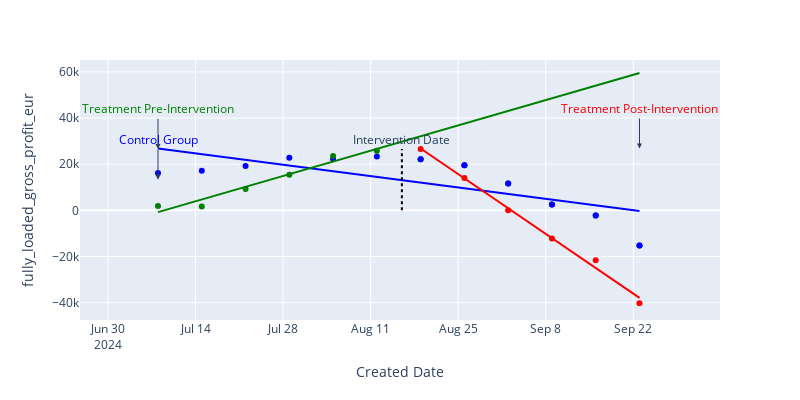
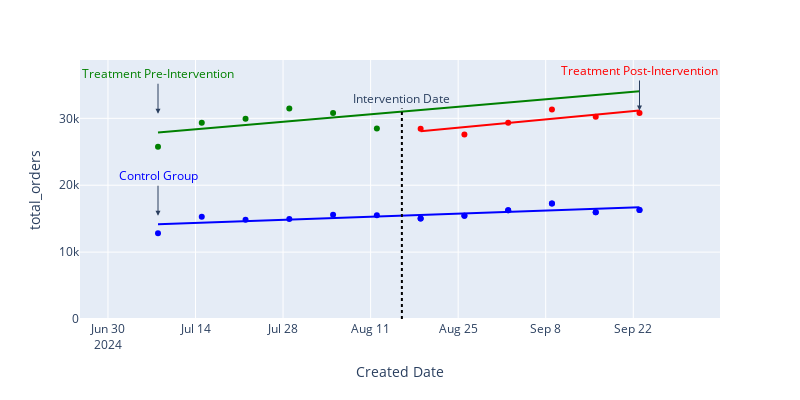
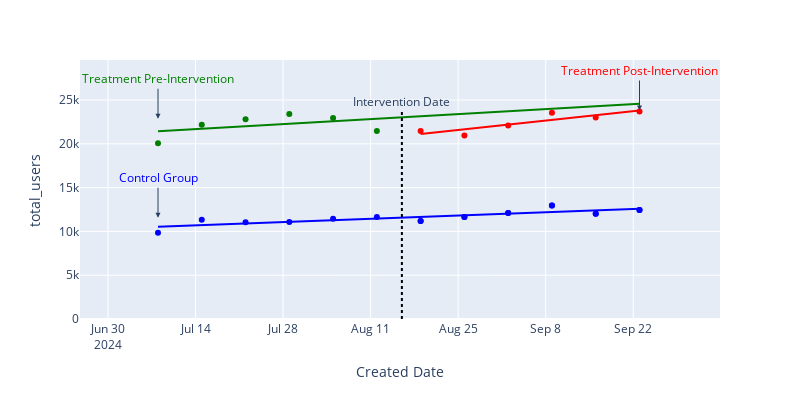
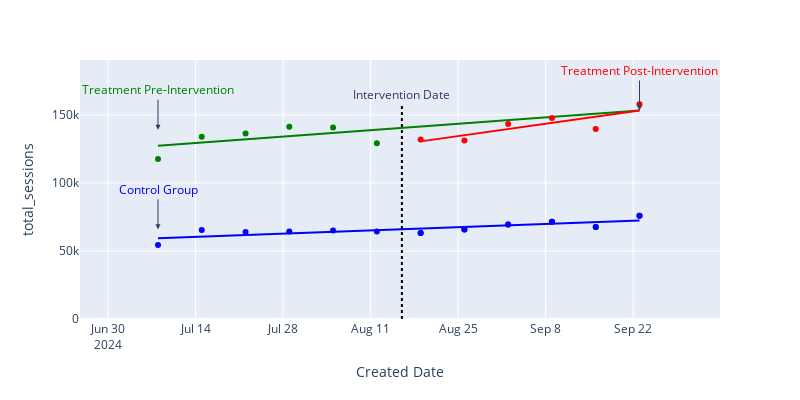

The cell these charts' notebook holds for them, in order:
### Code cell
aggregation = 'week'
yvar = ['fully_loaded_gross_profit_eur','total_orders','total_users','total_sessions','gfv_eur']
intervention = '2024-08-16'

for y in yvar:
    plot_did(final_df,intervention, y,aggregation)

### Figure 1 — Plotly figure (JSON) as saved in the notebook; plotly's stock layout.template omitted (floating-point values rounded to 4 significant figures)
{"data": [{"hovertemplate": "week=%{x}<br>fully_loaded_gross_profit_eur=%{y}<extra></extra>", "legendgroup": "", "marker": {"color": "blue", "symbol": "circle"}, "mode": "markers", "name": "", "orientation": "v", "showlegend": false, "type": "scatter", "x": ["2024-08-19T00:00:00", "2024-08-26T00:00:00", "2024-09-02T00:00:00", "2024-09-09T00:00:00", "2024-09-16T00:00:00", "2024-09-23T00:00:00", "2024-07-08T00:00:00", "2024-07-15T00:00:00", "2024-07-22T00:00:00", "2024-07-29T00:00:00", "2024-08-05T00:00:00", "2024-08-12T00:00:00"], "xaxis": "x", "y": [22200.0, 19490.0, 11690.0, 2559.0, -2269.0, -15270.0, 16140.0, 17200.0, 19200.0, 22810.0, 22210.0, 23340.0], "yaxis": "y"}, {"hovertemplate": "<b>OLS trendline</b><br>fully_loaded_gross_profit_eur = -0.00405898 * week + 7.00984e+06<br>R<sup>2</sup>=0.531043<br><br>week=%{x}<br>fully_loaded_gross_profit_eur=%{y} <b>(trend)</b><extra></extra>", "legendgroup": "Overall Trendline", "line": {"color": "blue"}, "mode": "lines", "name": "Overall Trendline", "showlegend": true, "type": "scatter", "x": ["2024-07-08T00:00:00", "2024-07-15T00:00:00", "2024-07-22T00:00:00", "2024-07-29T00:00:00", "2024-08-05T00:00:00", "2024-08-12T00:00:00", "2024-08-19T00:00:00", "2024-08-26T00:00:00", "2024-09-02T00:00:00", "2024-09-09T00:00:00", "2024-09-16T00:00:00", "2024-09-23T00:00:00"], "xaxis": "x", "y": [26780.0, 24320.0, 21870.0, 19410.0, 16960.0, 14500.0, 12050.0, 9593.0, 7138.0, 4683.0, 2228.0, -226.9], "yaxis": "y"}, {"hovertemplate": "week=%{x}<br>fully_loaded_gross_profit_eur=%{y}<extra></extra>", "legendgroup": "", "marker": {"color": "blue", "symbol": "circle"}, "mode": "markers", "name": "", "orientation": "v", "showlegend": false, "type": "scatter", "x": ["2024-08-19T00:00:00", "2024-08-26T00:00:00", "2024-09-02T00:00:00", "2024-09-09T00:00:00", "2024-09-16T00:00:00", "2024-09-23T00:00:00"], "xaxis": "x", "y": [22200.0, 19490.0, 11690.0, 2559.0, -2269.0, -15270.0], "yaxis": "y"}, {"hovertemplate": "week=%{x}<br>fully_loaded_gross_profit_eur=%{y}<extra></extra>", "legendgroup": "", "marker": {"color": "green", "symbol": "circle"}, "mode": "markers", "name": "", "orientation": "v", "showlegend": false, "type": "scatter", "x": ["2024-07-08T00:00:00", "2024-07-15T00:00:00", "2024-07-22T00:00:00", "2024-07-29T00:00:00", "2024-08-05T00:00:00", "2024-08-12T00:00:00"], "xaxis": "x", "y": [1850.0, 1658.0, 9239.0, 15480.0, 23530.0, 25840.0], "yaxis": "y"}, {"hovertemplate": "week=%{x}<br>predicted_pre=%{y}<extra></extra>", "legendgroup": "", "line": {"color": "green", "dash": "solid"}, "marker": {"symbol": "circle"}, "mode": "lines", "name": "", "orientation": "v", "showlegend": false, "type": "scatter", "x": ["2024-07-08T00:00:00", "2024-07-15T00:00:00", "2024-07-22T00:00:00", "2024-07-29T00:00:00", "2024-08-05T00:00:00", "2024-08-12T00:00:00", "2024-08-19T00:00:00", "2024-08-26T00:00:00", "2024-09-02T00:00:00", "2024-09-09T00:00:00", "2024-09-16T00:00:00", "2024-09-23T00:00:00"], "xaxis": "x", "y": [-767.6, 4712.0, 10190.0, 15670.0, 21150.0, 26630.0, 32110.0, 37590.0, 43070.0, 48550.0, 54030.0, 59510.0], "yaxis": "y"}, {"hovertemplate": "week=%{x}<br>fully_loaded_gross_profit_eur=%{y}<extra></extra>", "legendgroup": "", "marker": {"color": "red", "symbol": "circle"}, "mode": "markers", "name": "", "orientation": "v", "showlegend": false, "type": "scatter", "x": ["2024-08-19T00:00:00", "2024-08-26T00:00:00", "2024-09-02T00:00:00", "2024-09-09T00:00:00", "2024-09-16T00:00:00", "2024-09-23T00:00:00"], "xaxis": "x", "y": [26590.0, 14010.0, 56.67, -12180.0, -21630.0, -40240.0], "yaxis": "y"}, {"hovertemplate": "week=%{x}<br>predicted_post=%{y}<extra></extra>", "legendgroup": "", "line": {"color": "red", "dash": "solid"}, "marker": {"symbol": "circle"}, "mode": "lines", "name": "", "orientation": "v", "showlegend": false, "type": "scatter", "x": ["2024-08-19T00:00:00", "2024-08-26T00:00:00", "2024-09-02T00:00:00", "2024-09-09T00:00:00", "2024-09-16T00:00:00", "2024-09-23T00:00:00"], "xaxis": "x", "y": [26810.0, 13860.0, 909.9, -12040.0, -24990.0, -37940.0], "yaxis": "y"}], "layout": {"annotations": [{"showarrow": false, "text": "Intervention Date", "x": "2024-08-16", "y": 26590.0, "yshift": 10}, {"arrowhead": 2, "ax": 0, "ay": -40, "font": {"color": "green"}, "showarrow": true, "text": "Treatment Pre-Intervention", "x": "2024-07-08T00:00:00", "y": 26630.0}, {"arrowhead": 2, "ax": 0, "ay": -40, "font": {"color": "red"}, "showarrow": true, "text": "Treatment Post-Intervention", "x": "2024-09-23T00:00:00", "y": 26810.0}, {"arrowhead": 2, "ax": 0, "ay": -40, "font": {"color": "blue"}, "showarrow": true, "text": "Control Group", "x": "2024-07-08T00:00:00", "y": 13270.0}], "height": 400, "legend": {"title": {"text": "Group"}, "tracegroupgap": 0}, "margin": {"t": 60}, "shapes": [{"line": {"color": "Black", "dash": "dot", "width": 2}, "type": "line", "x0": "2024-08-16", "x1": "2024-08-16", "y0": 0, "y1": 26590.0}], "showlegend": false, "width": 800, "xaxis": {"anchor": "y", "domain": [0, 1], "title": {"text": "Created Date"}}, "yaxis": {"anchor": "x", "domain": [0, 1], "range": [0, null], "title": {"text": "fully_loaded_gross_profit_eur"}}}}

### Figure 2 — Plotly figure (JSON) as saved in the notebook; plotly's stock layout.template omitted (floating-point values rounded to 4 significant figures)
{"data": [{"hovertemplate": "week=%{x}<br>total_orders=%{y}<extra></extra>", "legendgroup": "", "marker": {"color": "blue", "symbol": "circle"}, "mode": "markers", "name": "", "orientation": "v", "showlegend": false, "type": "scatter", "x": ["2024-08-19T00:00:00", "2024-08-26T00:00:00", "2024-09-02T00:00:00", "2024-09-09T00:00:00", "2024-09-16T00:00:00", "2024-09-23T00:00:00", "2024-07-08T00:00:00", "2024-07-15T00:00:00", "2024-07-22T00:00:00", "2024-07-29T00:00:00", "2024-08-05T00:00:00", "2024-08-12T00:00:00"], "xaxis": "x", "y": [15022, 15438, 16274, 17265, 15968, 16293, 12839, 15292, 14843, 14967, 15598, 15510], "yaxis": "y"}, {"hovertemplate": "<b>OLS trendline</b><br>total_orders = 0.000385026 * week + -648236<br>R<sup>2</sup>=0.615204<br><br>week=%{x}<br>total_orders=%{y} <b>(trend)</b><extra></extra>", "legendgroup": "Overall Trendline", "line": {"color": "blue"}, "mode": "lines", "name": "Overall Trendline", "showlegend": true, "type": "scatter", "x": ["2024-07-08T00:00:00", "2024-07-15T00:00:00", "2024-07-22T00:00:00", "2024-07-29T00:00:00", "2024-08-05T00:00:00", "2024-08-12T00:00:00", "2024-08-19T00:00:00", "2024-08-26T00:00:00", "2024-09-02T00:00:00", "2024-09-09T00:00:00", "2024-09-16T00:00:00", "2024-09-23T00:00:00"], "xaxis": "x", "y": [14160.0, 14390.0, 14630.0, 14860.0, 15090.0, 15330.0, 15560.0, 15790.0, 16020.0, 16260.0, 16490.0, 16720.0], "yaxis": "y"}, {"hovertemplate": "week=%{x}<br>total_orders=%{y}<extra></extra>", "legendgroup": "", "marker": {"color": "blue", "symbol": "circle"}, "mode": "markers", "name": "", "orientation": "v", "showlegend": false, "type": "scatter", "x": ["2024-08-19T00:00:00", "2024-08-26T00:00:00", "2024-09-02T00:00:00", "2024-09-09T00:00:00", "2024-09-16T00:00:00", "2024-09-23T00:00:00"], "xaxis": "x", "y": [15022, 15438, 16274, 17265, 15968, 16293], "yaxis": "y"}, {"hovertemplate": "week=%{x}<br>total_orders=%{y}<extra></extra>", "legendgroup": "", "marker": {"color": "green", "symbol": "circle"}, "mode": "markers", "name": "", "orientation": "v", "showlegend": false, "type": "scatter", "x": ["2024-07-08T00:00:00", "2024-07-15T00:00:00", "2024-07-22T00:00:00", "2024-07-29T00:00:00", "2024-08-05T00:00:00", "2024-08-12T00:00:00"], "xaxis": "x", "y": [25741, 29339, 29944, 31478, 30787, 28472], "yaxis": "y"}, {"hovertemplate": "week=%{x}<br>predicted_pre=%{y}<extra></extra>", "legendgroup": "", "line": {"color": "green", "dash": "solid"}, "marker": {"symbol": "circle"}, "mode": "lines", "name": "", "orientation": "v", "showlegend": false, "type": "scatter", "x": ["2024-07-08T00:00:00", "2024-07-15T00:00:00", "2024-07-22T00:00:00", "2024-07-29T00:00:00", "2024-08-05T00:00:00", "2024-08-12T00:00:00", "2024-08-19T00:00:00", "2024-08-26T00:00:00", "2024-09-02T00:00:00", "2024-09-09T00:00:00", "2024-09-16T00:00:00", "2024-09-23T00:00:00"], "xaxis": "x", "y": [27900.0, 28460.0, 29010.0, 29570.0, 30130.0, 30690.0, 31250.0, 31800.0, 32360.0, 32920.0, 33480.0, 34040.0], "yaxis": "y"}, {"hovertemplate": "week=%{x}<br>total_orders=%{y}<extra></extra>", "legendgroup": "", "marker": {"color": "red", "symbol": "circle"}, "mode": "markers", "name": "", "orientation": "v", "showlegend": false, "type": "scatter", "x": ["2024-08-19T00:00:00", "2024-08-26T00:00:00", "2024-09-02T00:00:00", "2024-09-09T00:00:00", "2024-09-16T00:00:00", "2024-09-23T00:00:00"], "xaxis": "x", "y": [28450, 27602, 29333, 31334, 30240, 30797], "yaxis": "y"}, {"hovertemplate": "week=%{x}<br>predicted_post=%{y}<extra></extra>", "legendgroup": "", "line": {"color": "red", "dash": "solid"}, "marker": {"symbol": "circle"}, "mode": "lines", "name": "", "orientation": "v", "showlegend": false, "type": "scatter", "x": ["2024-08-19T00:00:00", "2024-08-26T00:00:00", "2024-09-02T00:00:00", "2024-09-09T00:00:00", "2024-09-16T00:00:00", "2024-09-23T00:00:00"], "xaxis": "x", "y": [28080.0, 28700.0, 29320.0, 29940.0, 30550.0, 31170.0], "yaxis": "y"}], "layout": {"annotations": [{"showarrow": false, "text": "Intervention Date", "x": "2024-08-16", "y": 31478, "yshift": 10}, {"arrowhead": 2, "ax": 0, "ay": -40, "font": {"color": "green"}, "showarrow": true, "text": "Treatment Pre-Intervention", "x": "2024-07-08T00:00:00", "y": 30690.0}, {"arrowhead": 2, "ax": 0, "ay": -40, "font": {"color": "red"}, "showarrow": true, "text": "Treatment Post-Intervention", "x": "2024-09-23T00:00:00", "y": 31170.0}, {"arrowhead": 2, "ax": 0, "ay": -40, "font": {"color": "blue"}, "showarrow": true, "text": "Control Group", "x": "2024-07-08T00:00:00", "y": 15440.0}], "height": 400, "legend": {"title": {"text": "Group"}, "tracegroupgap": 0}, "margin": {"t": 60}, "shapes": [{"line": {"color": "Black", "dash": "dot", "width": 2}, "type": "line", "x0": "2024-08-16", "x1": "2024-08-16", "y0": 0, "y1": 31478}], "showlegend": false, "width": 800, "xaxis": {"anchor": "y", "domain": [0, 1], "title": {"text": "Created Date"}}, "yaxis": {"anchor": "x", "domain": [0, 1], "range": [0, null], "title": {"text": "total_orders"}}}}

### Figure 3 — Plotly figure (JSON) as saved in the notebook; plotly's stock layout.template omitted (floating-point values rounded to 4 significant figures)
{"data": [{"hovertemplate": "week=%{x}<br>total_users=%{y}<extra></extra>", "legendgroup": "", "marker": {"color": "blue", "symbol": "circle"}, "mode": "markers", "name": "", "orientation": "v", "showlegend": false, "type": "scatter", "x": ["2024-08-19T00:00:00", "2024-08-26T00:00:00", "2024-09-02T00:00:00", "2024-09-09T00:00:00", "2024-09-16T00:00:00", "2024-09-23T00:00:00", "2024-07-08T00:00:00", "2024-07-15T00:00:00", "2024-07-22T00:00:00", "2024-07-29T00:00:00", "2024-08-05T00:00:00", "2024-08-12T00:00:00"], "xaxis": "x", "y": [11201, 11634, 12094, 12967, 12028, 12435, 9851, 11332, 11053, 11088, 11448, 11639], "yaxis": "y"}, {"hovertemplate": "<b>OLS trendline</b><br>total_users = 0.000307771 * week + -518948<br>R<sup>2</sup>=0.722794<br><br>week=%{x}<br>total_users=%{y} <b>(trend)</b><extra></extra>", "legendgroup": "Overall Trendline", "line": {"color": "blue"}, "mode": "lines", "name": "Overall Trendline", "showlegend": true, "type": "scatter", "x": ["2024-07-08T00:00:00", "2024-07-15T00:00:00", "2024-07-22T00:00:00", "2024-07-29T00:00:00", "2024-08-05T00:00:00", "2024-08-12T00:00:00", "2024-08-19T00:00:00", "2024-08-26T00:00:00", "2024-09-02T00:00:00", "2024-09-09T00:00:00", "2024-09-16T00:00:00", "2024-09-23T00:00:00"], "xaxis": "x", "y": [10540.0, 10730.0, 10910.0, 11100.0, 11280.0, 11470.0, 11660.0, 11840.0, 12030.0, 12220.0, 12400.0, 12590.0], "yaxis": "y"}, {"hovertemplate": "week=%{x}<br>total_users=%{y}<extra></extra>", "legendgroup": "", "marker": {"color": "blue", "symbol": "circle"}, "mode": "markers", "name": "", "orientation": "v", "showlegend": false, "type": "scatter", "x": ["2024-08-19T00:00:00", "2024-08-26T00:00:00", "2024-09-02T00:00:00", "2024-09-09T00:00:00", "2024-09-16T00:00:00", "2024-09-23T00:00:00"], "xaxis": "x", "y": [11201, 11634, 12094, 12967, 12028, 12435], "yaxis": "y"}, {"hovertemplate": "week=%{x}<br>total_users=%{y}<extra></extra>", "legendgroup": "", "marker": {"color": "green", "symbol": "circle"}, "mode": "markers", "name": "", "orientation": "v", "showlegend": false, "type": "scatter", "x": ["2024-07-08T00:00:00", "2024-07-15T00:00:00", "2024-07-22T00:00:00", "2024-07-29T00:00:00", "2024-08-05T00:00:00", "2024-08-12T00:00:00"], "xaxis": "x", "y": [20065, 22191, 22820, 23405, 22963, 21474], "yaxis": "y"}, {"hovertemplate": "week=%{x}<br>predicted_pre=%{y}<extra></extra>", "legendgroup": "", "line": {"color": "green", "dash": "solid"}, "marker": {"symbol": "circle"}, "mode": "lines", "name": "", "orientation": "v", "showlegend": false, "type": "scatter", "x": ["2024-07-08T00:00:00", "2024-07-15T00:00:00", "2024-07-22T00:00:00", "2024-07-29T00:00:00", "2024-08-05T00:00:00", "2024-08-12T00:00:00", "2024-08-19T00:00:00", "2024-08-26T00:00:00", "2024-09-02T00:00:00", "2024-09-09T00:00:00", "2024-09-16T00:00:00", "2024-09-23T00:00:00"], "xaxis": "x", "y": [21440.0, 21730.0, 22010.0, 22300.0, 22580.0, 22860.0, 23150.0, 23430.0, 23720.0, 24000.0, 24280.0, 24570.0], "yaxis": "y"}, {"hovertemplate": "week=%{x}<br>total_users=%{y}<extra></extra>", "legendgroup": "", "marker": {"color": "red", "symbol": "circle"}, "mode": "markers", "name": "", "orientation": "v", "showlegend": false, "type": "scatter", "x": ["2024-08-19T00:00:00", "2024-08-26T00:00:00", "2024-09-02T00:00:00", "2024-09-09T00:00:00", "2024-09-16T00:00:00", "2024-09-23T00:00:00"], "xaxis": "x", "y": [21452, 20952, 22100, 23563, 22997, 23701], "yaxis": "y"}, {"hovertemplate": "week=%{x}<br>predicted_post=%{y}<extra></extra>", "legendgroup": "", "line": {"color": "red", "dash": "solid"}, "marker": {"symbol": "circle"}, "mode": "lines", "name": "", "orientation": "v", "showlegend": false, "type": "scatter", "x": ["2024-08-19T00:00:00", "2024-08-26T00:00:00", "2024-09-02T00:00:00", "2024-09-09T00:00:00", "2024-09-16T00:00:00", "2024-09-23T00:00:00"], "xaxis": "x", "y": [21110.0, 21650.0, 22190.0, 22730.0, 23270.0, 23810.0], "yaxis": "y"}], "layout": {"annotations": [{"showarrow": false, "text": "Intervention Date", "x": "2024-08-16", "y": 23701, "yshift": 10}, {"arrowhead": 2, "ax": 0, "ay": -40, "font": {"color": "green"}, "showarrow": true, "text": "Treatment Pre-Intervention", "x": "2024-07-08T00:00:00", "y": 22860.0}, {"arrowhead": 2, "ax": 0, "ay": -40, "font": {"color": "red"}, "showarrow": true, "text": "Treatment Post-Intervention", "x": "2024-09-23T00:00:00", "y": 23810.0}, {"arrowhead": 2, "ax": 0, "ay": -40, "font": {"color": "blue"}, "showarrow": true, "text": "Control Group", "x": "2024-07-08T00:00:00", "y": 11560.0}], "height": 400, "legend": {"title": {"text": "Group"}, "tracegroupgap": 0}, "margin": {"t": 60}, "shapes": [{"line": {"color": "Black", "dash": "dot", "width": 2}, "type": "line", "x0": "2024-08-16", "x1": "2024-08-16", "y0": 0, "y1": 23701}], "showlegend": false, "width": 800, "xaxis": {"anchor": "y", "domain": [0, 1], "title": {"text": "Created Date"}}, "yaxis": {"anchor": "x", "domain": [0, 1], "range": [0, null], "title": {"text": "total_users"}}}}

### Figure 4 — Plotly figure (JSON) as saved in the notebook; plotly's stock layout.template omitted (floating-point values rounded to 4 significant figures)
{"data": [{"hovertemplate": "week=%{x}<br>total_sessions=%{y}<extra></extra>", "legendgroup": "", "marker": {"color": "blue", "symbol": "circle"}, "mode": "markers", "name": "", "orientation": "v", "showlegend": false, "type": "scatter", "x": ["2024-08-19T00:00:00", "2024-08-26T00:00:00", "2024-09-02T00:00:00", "2024-09-09T00:00:00", "2024-09-16T00:00:00", "2024-09-23T00:00:00", "2024-07-08T00:00:00", "2024-07-15T00:00:00", "2024-07-22T00:00:00", "2024-07-29T00:00:00", "2024-08-05T00:00:00", "2024-08-12T00:00:00"], "xaxis": "x", "y": [63141, 65850, 69546, 71456, 67604, 75899, 54320, 65343, 63951, 64298, 64967, 64384], "yaxis": "y"}, {"hovertemplate": "<b>OLS trendline</b><br>total_sessions = 0.00195348 * week + -3.30136e+06<br>R<sup>2</sup>=0.668477<br><br>week=%{x}<br>total_sessions=%{y} <b>(trend)</b><extra></extra>", "legendgroup": "Overall Trendline", "line": {"color": "blue"}, "mode": "lines", "name": "Overall Trendline", "showlegend": true, "type": "scatter", "x": ["2024-07-08T00:00:00", "2024-07-15T00:00:00", "2024-07-22T00:00:00", "2024-07-29T00:00:00", "2024-08-05T00:00:00", "2024-08-12T00:00:00", "2024-08-19T00:00:00", "2024-08-26T00:00:00", "2024-09-02T00:00:00", "2024-09-09T00:00:00", "2024-09-16T00:00:00", "2024-09-23T00:00:00"], "xaxis": "x", "y": [59400.0, 60580.0, 61760.0, 62940.0, 64120.0, 65310.0, 66490.0, 67670.0, 68850.0, 70030.0, 71210.0, 72390.0], "yaxis": "y"}, {"hovertemplate": "week=%{x}<br>total_sessions=%{y}<extra></extra>", "legendgroup": "", "marker": {"color": "blue", "symbol": "circle"}, "mode": "markers", "name": "", "orientation": "v", "showlegend": false, "type": "scatter", "x": ["2024-08-19T00:00:00", "2024-08-26T00:00:00", "2024-09-02T00:00:00", "2024-09-09T00:00:00", "2024-09-16T00:00:00", "2024-09-23T00:00:00"], "xaxis": "x", "y": [63141, 65850, 69546, 71456, 67604, 75899], "yaxis": "y"}, {"hovertemplate": "week=%{x}<br>total_sessions=%{y}<extra></extra>", "legendgroup": "", "marker": {"color": "green", "symbol": "circle"}, "mode": "markers", "name": "", "orientation": "v", "showlegend": false, "type": "scatter", "x": ["2024-07-08T00:00:00", "2024-07-15T00:00:00", "2024-07-22T00:00:00", "2024-07-29T00:00:00", "2024-08-05T00:00:00", "2024-08-12T00:00:00"], "xaxis": "x", "y": [117625, 133970, 136446, 141405, 140683, 129180], "yaxis": "y"}, {"hovertemplate": "week=%{x}<br>predicted_pre=%{y}<extra></extra>", "legendgroup": "", "line": {"color": "green", "dash": "solid"}, "marker": {"symbol": "circle"}, "mode": "lines", "name": "", "orientation": "v", "showlegend": false, "type": "scatter", "x": ["2024-07-08T00:00:00", "2024-07-15T00:00:00", "2024-07-22T00:00:00", "2024-07-29T00:00:00", "2024-08-05T00:00:00", "2024-08-12T00:00:00", "2024-08-19T00:00:00", "2024-08-26T00:00:00", "2024-09-02T00:00:00", "2024-09-09T00:00:00", "2024-09-16T00:00:00", "2024-09-23T00:00:00"], "xaxis": "x", "y": [127300.0, 129700.0, 132000.0, 134400.0, 136800.0, 139100.0, 141500.0, 143900.0, 146200.0, 148600.0, 151000.0, 153300.0], "yaxis": "y"}, {"hovertemplate": "week=%{x}<br>total_sessions=%{y}<extra></extra>", "legendgroup": "", "marker": {"color": "red", "symbol": "circle"}, "mode": "markers", "name": "", "orientation": "v", "showlegend": false, "type": "scatter", "x": ["2024-08-19T00:00:00", "2024-08-26T00:00:00", "2024-09-02T00:00:00", "2024-09-09T00:00:00", "2024-09-16T00:00:00", "2024-09-23T00:00:00"], "xaxis": "x", "y": [131916, 131152, 143422, 147667, 139579, 157779], "yaxis": "y"}, {"hovertemplate": "week=%{x}<br>predicted_post=%{y}<extra></extra>", "legendgroup": "", "line": {"color": "red", "dash": "solid"}, "marker": {"symbol": "circle"}, "mode": "lines", "name": "", "orientation": "v", "showlegend": false, "type": "scatter", "x": ["2024-08-19T00:00:00", "2024-08-26T00:00:00", "2024-09-02T00:00:00", "2024-09-09T00:00:00", "2024-09-16T00:00:00", "2024-09-23T00:00:00"], "xaxis": "x", "y": [130600.0, 135100.0, 139700.0, 144200.0, 148700.0, 153300.0], "yaxis": "y"}], "layout": {"annotations": [{"showarrow": false, "text": "Intervention Date", "x": "2024-08-16", "y": 157779, "yshift": 10}, {"arrowhead": 2, "ax": 0, "ay": -40, "font": {"color": "green"}, "showarrow": true, "text": "Treatment Pre-Intervention", "x": "2024-07-08T00:00:00", "y": 139100.0}, {"arrowhead": 2, "ax": 0, "ay": -40, "font": {"color": "red"}, "showarrow": true, "text": "Treatment Post-Intervention", "x": "2024-09-23T00:00:00", "y": 153300.0}, {"arrowhead": 2, "ax": 0, "ay": -40, "font": {"color": "blue"}, "showarrow": true, "text": "Control Group", "x": "2024-07-08T00:00:00", "y": 65900.0}], "height": 400, "legend": {"title": {"text": "Group"}, "tracegroupgap": 0}, "margin": {"t": 60}, "shapes": [{"line": {"color": "Black", "dash": "dot", "width": 2}, "type": "line", "x0": "2024-08-16", "x1": "2024-08-16", "y0": 0, "y1": 157779}], "showlegend": false, "width": 800, "xaxis": {"anchor": "y", "domain": [0, 1], "title": {"text": "Created Date"}}, "yaxis": {"anchor": "x", "domain": [0, 1], "range": [0, null], "title": {"text": "total_sessions"}}}}
